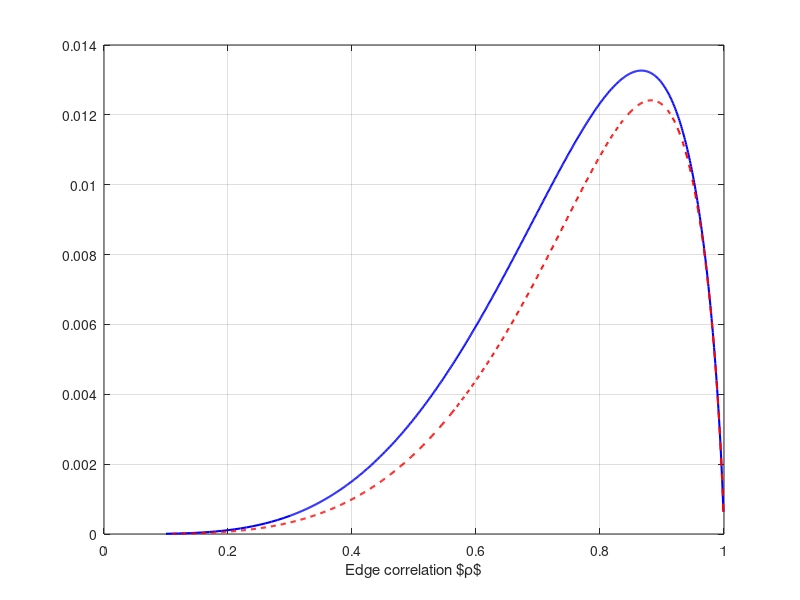

The MATLAB source for this figure: (Note: this script raises an error after producing the figure.)
load ModErrExpStarNoiseless_v2.mat
load KatErrExpStarNoiseless_findEC.mat

figure(1)
plot(rho_vec,log10(2)*Mod_ErrExp_Noiseless,'b','Linewidth',1.5);
grid on
hold on
plot(rho_vec_findEC,log10(2)*Kat_ErrExp_Noiseless_findEC,'r--','Linewidth',1.5);
h = xlabel('Edge correlation $\rho$');
set(h,'unit','character','interpreter','latex')
set(h,'FontSize',12);

h = ylabel('Error Exponent (base 10)');
set(h,'unit','character','interpreter','latex');
set(h,'FontSize',12);

h = legend('Modified Algo','Katiyar Algo');
set(h,'unit','character','interpreter','latex');
set(h,'FontSize',10);

h = title('4-node Noiseless Star, findEC');
set(h,'unit','character','interpreter','latex');
set(h,'FontSize',11);